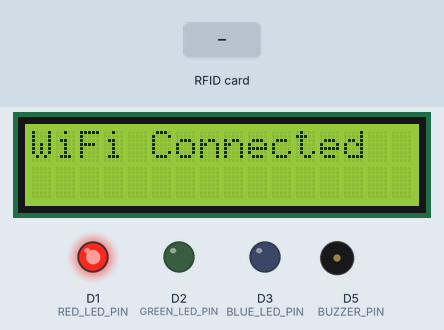
This sketch was run on a simulated Arduino Uno R4 WiFi. Shown: 16×2 character LCD, output pins drawn as LEDs (lit = HIGH), buzzer (waves = sounding, pin HIGH). The test bench sets the inputs (shaded band). WiFi joins after 1.5 s; servers stay silent unless stated; uploads are accepted with an empty reply; what the sketch prints to the serial monitor is not drawn.

Above: at 1.7 s.
At 4.8 s:
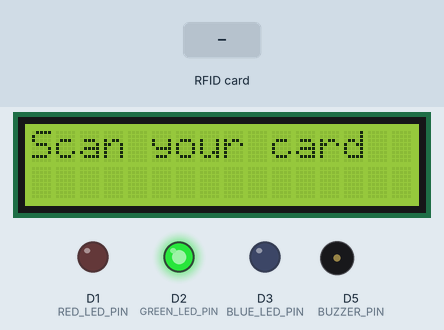
4.9 s: RFID card 12 34 56 78 held to the reader
At 5.03 s:
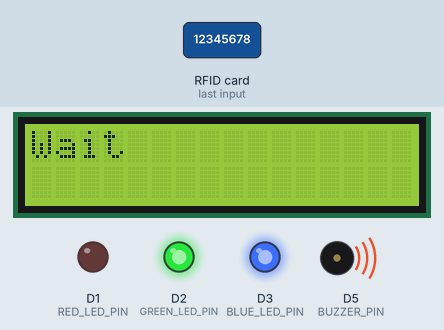
At 6.1 s:
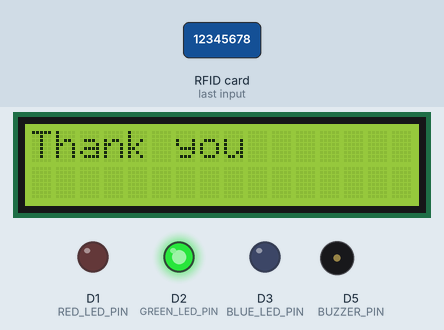
Timing chart, 0 to 7.9 s (numbered marks = the images above; inputs shaded):
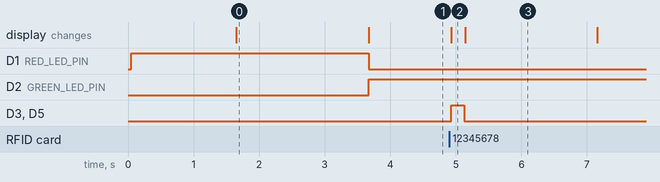

Measured:
- after the input at 4.9 s, D3 (BLUE_LED_PIN), D5 (BUZZER_PIN): LOW → HIGH at once, → LOW 0.20 s later; the display: changes at once (image 2)
- what the display in image 0 shows lasts 2.0 s, from 1.7 s to 3.7 s

The sketch:

Pravesh.ino
```cpp
#include <WiFiS3.h>
#include <ArduinoHttpClient.h>
#include <SPI.h>
#include <MFRC522.h>
#include <Wire.h>
#include <LiquidCrystal_I2C.h>

// Define constants
#define RED_LED_PIN 1
#define GREEN_LED_PIN 2
#define BLUE_LED_PIN 3
#define BUZZER_PIN 5 // Define the buzzer pin

String URL = "http://192.168.104.160/rfidattendance/test_data.php";
const char* ssid = "kk"; // Your WiFi network name
const char* password = "12345678"; // Your WiFi password

#define RST_PIN 9
#define SS_PIN 10

MFRC522 rfid(SS_PIN, RST_PIN); // Create MFRC522 instance
WiFiClient wifiClient; // Create WiFiClient instance
HttpClient client = HttpClient(wifiClient, "192.168.104.160", 80); // Use IP and port for the server

// Initialize LCD with I2C address (0x27 is common, but check your LCD's documentation)
LiquidCrystal_I2C lcd(0x27, 16, 2); // 16 columns, 2 rows

void setup() {
  Serial.begin(115200);
  SPI.begin();
  rfid.PCD_Init();    // Initialize MFRC522
  Serial.println("RFID Reader initialized.");

  // Initialize LED pins
  pinMode(RED_LED_PIN, OUTPUT);
  pinMode(GREEN_LED_PIN, OUTPUT);
  pinMode(BLUE_LED_PIN, OUTPUT);
  pinMode(BUZZER_PIN, OUTPUT); // Initialize buzzer pin

  // Initialize LEDs to off
  digitalWrite(RED_LED_PIN, HIGH);
  digitalWrite(GREEN_LED_PIN, LOW);
  digitalWrite(BLUE_LED_PIN, LOW);
  digitalWrite(BUZZER_PIN, LOW); // Initialize buzzer to off

  // Initialize LCD
  lcd.init();
  lcd.backlight(); // Turn on LCD backlight
  lcd.clear();

  // Display initial message
  lcd.setCursor(0, 0);
  lcd.print("WiFi Connecting..");

  // Connect to WiFi
  WiFi.begin(ssid, password);
  while (WiFi.status() != WL_CONNECTED) {
    delay(1000);
  }

  Serial.println("\nConnected to WiFi!");
  Serial.print("IP Address: ");
  Serial.println(WiFi.localIP());
  lcd.clear();
  lcd.setCursor(0, 0);
  lcd.print("WiFi Connected");
  delay(2000); // Wait before starting the loop
}

void loop() {
  if (WiFi.status() != WL_CONNECTED) {
    // If not connected to Wi-Fi, display "WiFi not connected"
    lcd.clear();
    lcd.setCursor(0, 0);
    lcd.print("WiFi not connected");
    digitalWrite(RED_LED_PIN, HIGH);  // Red LED on
    digitalWrite(GREEN_LED_PIN, LOW);
    digitalWrite(BLUE_LED_PIN, LOW);
    return;
  } else {
    // If connected to Wi-Fi, display "Scan your card"
    lcd.clear();
    lcd.setCursor(0, 0);
    lcd.print("Scan your card");
    digitalWrite(RED_LED_PIN, LOW);
    digitalWrite(GREEN_LED_PIN, HIGH); // Green LED on
    digitalWrite(BLUE_LED_PIN, LOW);
  }

  // Look for new RFID tags
  if (!rfid.PICC_IsNewCardPresent() || !rfid.PICC_ReadCardSerial()) {
    return;
  }

  // Read UID
  String uid = "";
  for (byte i = 0; i < rfid.uid.size; i++) {
    if (rfid.uid.uidByte[i] < 0x10) {
      uid += "0"; // Add leading zero if needed
    }
    uid += String(rfid.uid.uidByte[i], HEX);
  }

  // Print the UID
  Serial.print("UID tag: ");
  Serial.println(uid);

  // Display "Wait" on LCD and turn on blue LED and buzzer when tag is read
  lcd.clear();
  lcd.setCursor(0, 0);
  lcd.print("Wait");
  digitalWrite(BLUE_LED_PIN, HIGH); // Blue LED on
  digitalWrite(BUZZER_PIN, HIGH);   // Buzzer on

  // Send UID to server
  String postData = "uid=" + uid;
  client.beginRequest();
  client.post("/rfidattendance/test_data.php");
  client.sendHeader("Content-Type", "application/x-www-form-urlencoded");
  client.sendHeader("Content-Length", postData.length());
  client.beginBody();
  client.print(postData);
  client.endRequest();

  int statusCode = client.responseStatusCode();
  String response = client.responseBody();

  Serial.print("Status code: ");
  Serial.println(statusCode);
  Serial.print("Response: ");
  Serial.println(response);
  Serial.println("------------------------------------------");

  // After sending UID, turn off blue LED, buzzer, and display "Thank you"
  digitalWrite(BLUE_LED_PIN, LOW);
  digitalWrite(BUZZER_PIN, LOW);
  digitalWrite(GREEN_LED_PIN, HIGH); // Green LED back on
  lcd.clear();
  lcd.setCursor(0, 0);
  lcd.print("Thank you");
  delay(2000); // Show "Thank you" for 2 seconds

  // Display "Scan your card" again
  lcd.clear();
  lcd.setCursor(0, 0);
  lcd.print("Scan your card");

  // Halt PICC
  rfid.PICC_HaltA();
  // Stop encryption on PCD
  rfid.PCD_StopCrypto1();

  delay(5000); // Short delay to prevent rapid switching
}
```
